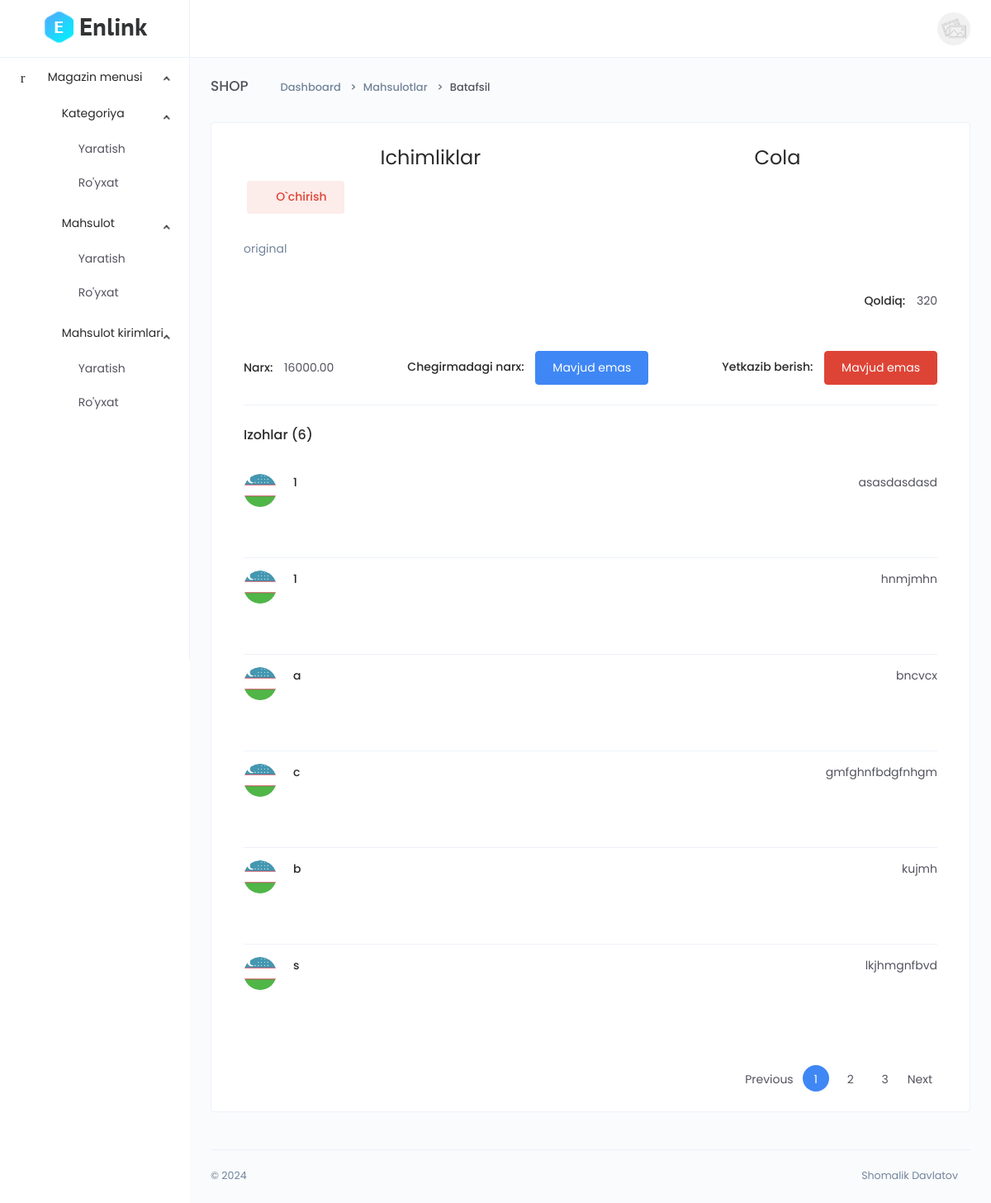
Before: /dashboard/product-detail/usDHV3z8vm4klCf/ (signed in) with the older database file.
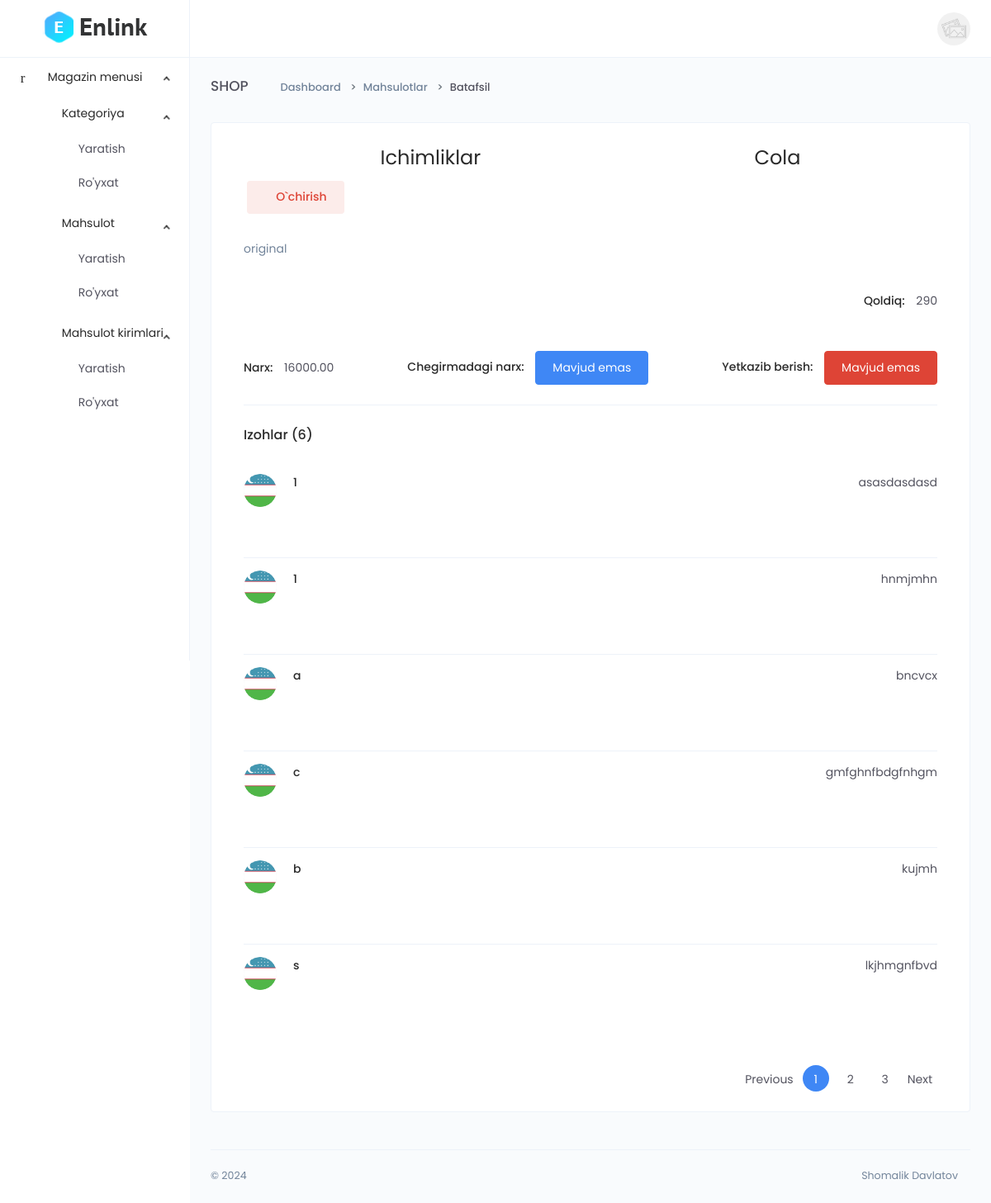
After: the same page with the newer database file.
### main/models.py (models this page shows, shortened)
class CodeGenerate(models.Model):
    code = models.CharField(max_length=255, blank=True,unique=True)
    class Meta:
        abstract = True

class Product(CodeGenerate):
    category = models.ForeignKey(Category, on_delete=models.CASCADE)
    name = models.CharField(max_length=255)
    body = models.TextField()
    price = models.DecimalField(decimal_places=2, max_digits=10)
    discount_price = models.DecimalField(decimal_places=2, max_digits=10, blank=True, null=True)
    banner_img = models.ImageField(upload_to='banner-img/')
    quantity = models.IntegerField()
    delivery = models.BooleanField(default=False)
    date = models.DateTimeField(auto_now_add=True)
    qrcode_img = models.ImageField(blank=True, upload_to='qrcode-img/')

class Category(CodeGenerate):
    name = models.CharField(max_length=255, unique=True)

### main/funcs.py (the view)
    def wrapper(request, *args, **kwargs):
        if request.user.is_authenticated and request.user.is_staff:
            result = func(request, *args, **kwargs)
        else:
            return redirect('front:index')
        return result

### main/dashboard/views.py (called while the page is built)
@staff_required
def product_detail(request, code):
    queryset = models.Product.objects.get(code=code)
    images = models.ProductImg.objects.filter(product=queryset)
    reviews = models.Review.objects.filter(product=queryset)
    videos = models.ProductVideo.objects.filter(product=queryset)
    context = {
          'queryset':queryset,
          'images':images,
          'reviews':reviews,
          'videos':videos
    }
    return render(request, 'dashboard/product/detail.html', context)

### main/funcs.py (called while the page is built)
def staff_required(func):
    def wrapper(request, *args, **kwargs):
        if request.user.is_authenticated and request.user.is_staff:
            result = func(request, *args, **kwargs)
        else:
            return redirect('front:index')
        return result
    return wrapper

### templates/dashboard/product/detail.html (shortened to what the changed rows need)
{% extends 'dashboard/base.html' %}
{% block content %}
<div class="main-content">
    <div class="page-header">
        <h2 class="header-title">SHOP</h2>
    </div>
    <div class="card">
        <div class="card-body">
            <div class="container">
                <div class="d-flex justify-content-around" >
                    <h2 class="font-weight-normal m-b-10">{{queryset.category.name}}</h2>
                    <h2 class="font-weight-normal m-b-10">{{queryset.name}}</h2>
                </div>
                <div class="m-t-30">
                    <p>{{queryset.body}}</p>
                </div>
                <div class="d-md-flex m-t-30 align-items-center justify-content-between">
                    <div class="m-t-10">
                        <span class="font-weight-semibold m-r-10 m-b-5 text-dark">Qoldiq: </span>
                        <span>{{queryset.quantity}}</span>
                    </div>
                </div>
                <div class="d-md-flex m-t-30 align-items-center justify-content-between">
                    <div class="m-t-10">
                        <span class="font-weight-semibold m-r-10 m-b-5 text-dark">Narx: </span>
                        {% if queryset.discount_price %}
                        <span><s>{{queryset.price}}</s></span>
                        {% else %}
                        <span>{{queryset.price}}</span>
                        {% endif %}
                    </div>
                </div>
            </div>
        </div>
    </div>
</div>
{% endblock %}

Changed rows visible on the page:
changed Product "Cola": quantity "320" → "290"
